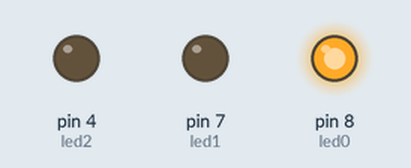
This sketch was run on a simulated Arduino Uno, built with avr-gcc and run on an emulated ATmega328P. On the bench: output pins drawn as LEDs (lit = HIGH).

Above: at 1.5 s.
At 4.5 s:
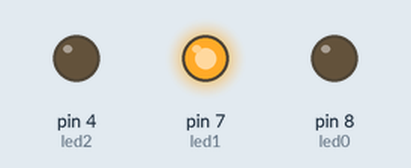
At 7.5 s:
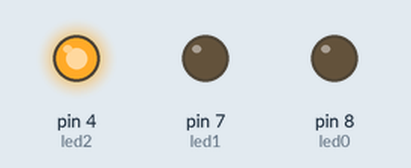
Timing chart, 0 to 11.7 s (numbered marks = the images above):
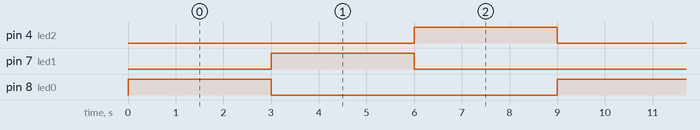

The sketch:

AutomaticTrafficLight.ino
```cpp
const int led0 = 8;
const int led1 = 7;
const int led2 = 4;

int timer = 3000;
int activeLed = 0;

void setup() {
    Serial.begin(9600);

    pinMode(led0, OUTPUT);
    pinMode(led1, OUTPUT);
    pinMode(led2, OUTPUT);
}

void loop() {
    light();
    delay(timer);
    activeLed = activeLed + 1;
    if (activeLed > 2) {
        activeLed = 0;
    }

}

void light() {
    if (activeLed == 0) {
        digitalWrite(led0, HIGH);
        digitalWrite(led1, LOW);
        digitalWrite(led2, LOW);
    }

    if (activeLed == 1) {
        digitalWrite(led0, LOW);
        digitalWrite(led1, HIGH);
        digitalWrite(led2, LOW);
    }

    if (activeLed == 2) {
        digitalWrite(led0, LOW);
        digitalWrite(led1, LOW);
        digitalWrite(led2, HIGH);
    }
}
```

Measured:
- by itself, pin 4 (led2), pin 7 (led1), pin 8 (led0): alternates HIGH for 3.0 s and LOW for 6.0 s
- by itself, everything shown: repeats every 9.0 s, in 3 steps
